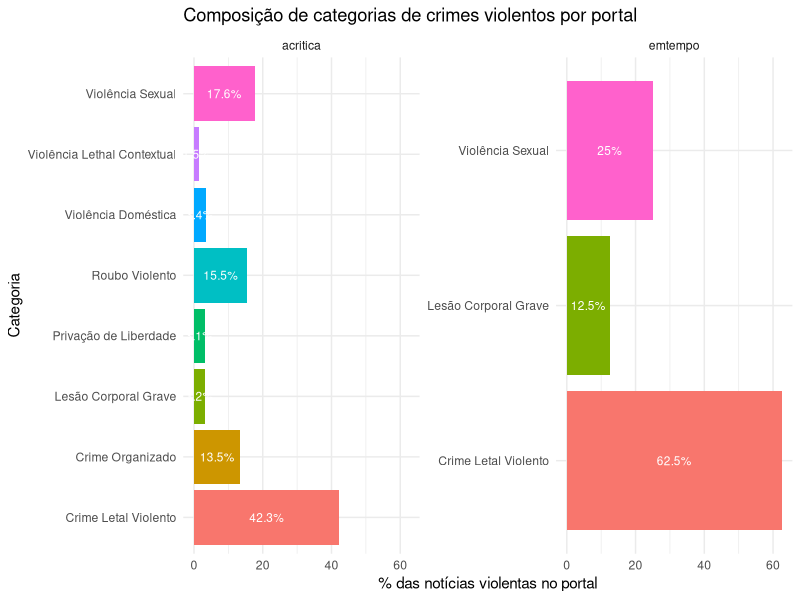
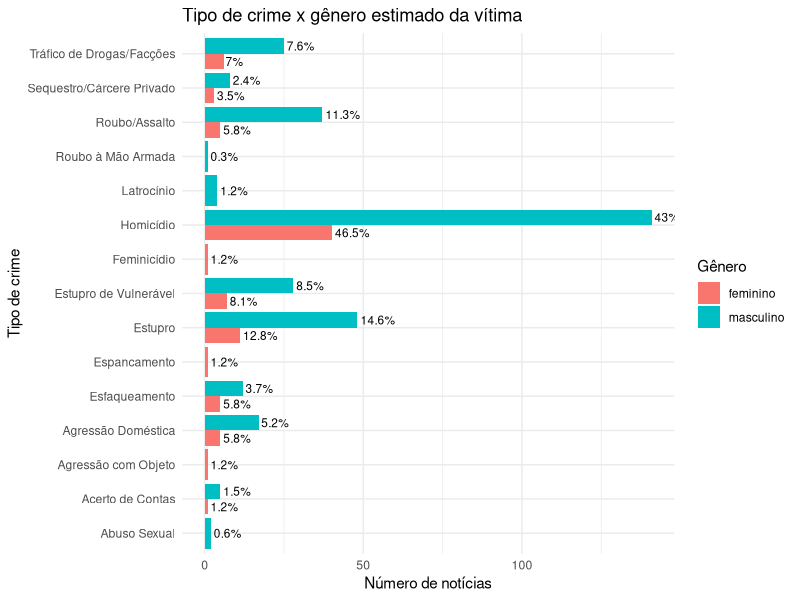
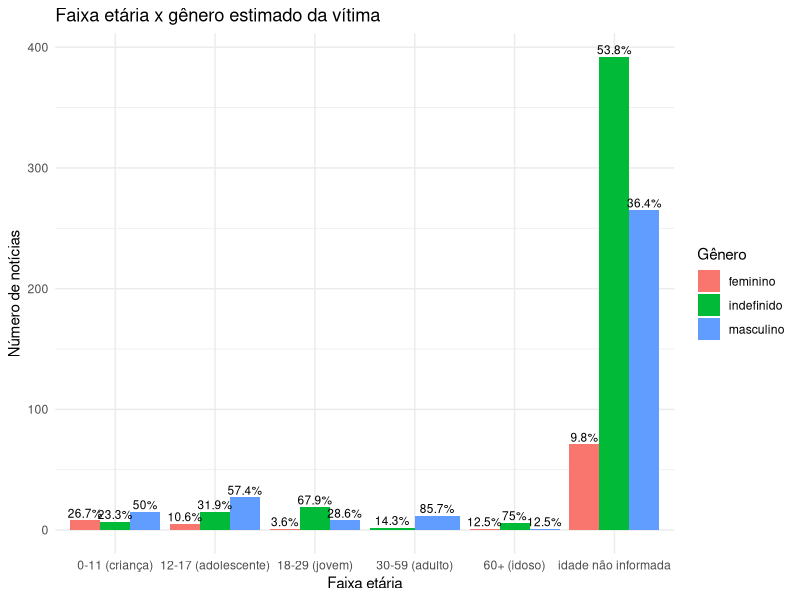
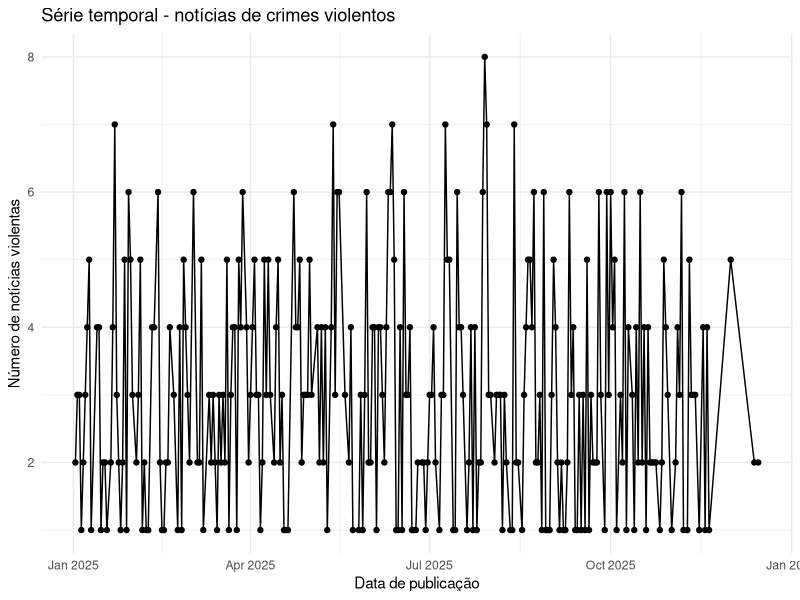
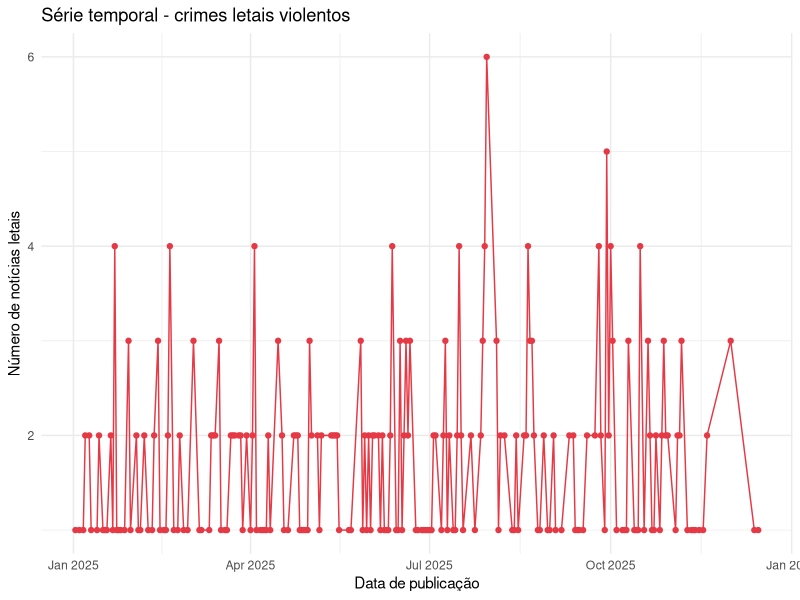
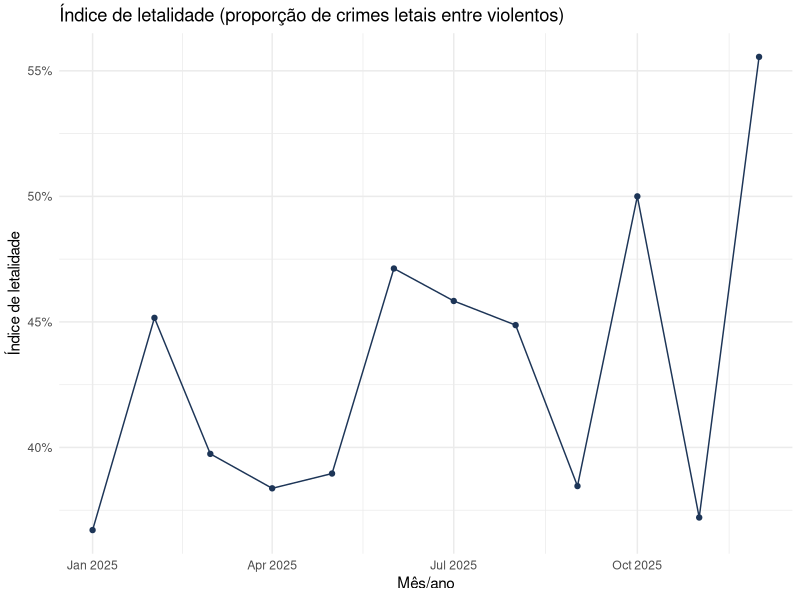

Write the R code that produced these figures, in order.
############################################################
# 04_analysis.R
# Geração de indicadores e saídas analíticas
# Análises focadas em crimes violentos na mídia (AM)
#
# Pré-requisito:
#   - data/processed/crimes_classificados.csv
#
# Saídas:
#   - outputs/04_resumo_geral.csv
#   - outputs/04_resumo_categoria.csv
#   - outputs/04_resumo_tipo_principal.csv
#   - outputs/04_resumo_portal_categoria.csv
#   - outputs/04_resumo_genero_tipo.csv
#   - outputs/04_resumo_faixa_genero.csv
#   - gráficos em outputs/04_*.png
############################################################

suppressPackageStartupMessages({
  library(dplyr)
  library(readr)
  library(lubridate)
  library(ggplot2)
  library(forcats)
})

dir.create("outputs", showWarnings = FALSE)

############################################################
# 1. Leitura da base classificada
############################################################

cat("Lendo data/processed/crimes_classificados.csv ...\n")

df <- read_csv("data/processed/crimes_classificados.csv",
               show_col_types = FALSE) %>%
  mutate(
    data_publicacao = as.Date(data_publicacao),
    mes_ano = floor_date(data_publicacao, "month")
  )

stopifnot("coluna crime_violento não encontrada" = "crime_violento" %in% names(df))

############################################################
# 2. Recorte: apenas crimes violentos
############################################################

viol <- df %>% filter(crime_violento == TRUE)

if (nrow(viol) == 0) {
  stop("Nenhum crime violento encontrado em crimes_classificados.csv")
}

cat("Total de notícias violentas:", nrow(viol), "\n")

viol <- viol %>%
  mutate(
    eh_letal = categoria == "Crime Letal Violento"
  )

############################################################
# 3. Resumo geral
############################################################

resumo_geral <- viol %>%
  summarise(
    n_noticias_violentas = n(),
    n_unico_portais = n_distinct(portal),
    data_min = min(data_publicacao, na.rm = TRUE),
    data_max = max(data_publicacao, na.rm = TRUE),
    prop_letal = mean(eh_letal, na.rm = TRUE),
    prop_feminicidio_dos_letais = ifelse(
      any(eh_letal),
      mean(tipo_principal == "Feminicídio" & eh_letal, na.rm = TRUE) /
        max(mean(eh_letal, na.rm = TRUE), 1e-9),
      NA_real_
    )
  )

write_csv(resumo_geral, "outputs/04_resumo_geral.csv")
cat("Resumo geral salvo em outputs/04_resumo_geral.csv\n")

############################################################
# 4. Resumos por categoria e tipo de crime
############################################################

resumo_categoria <- viol %>%
  count(categoria, sort = TRUE) %>%
  mutate(pct = round(100 * n / sum(n), 1))

write_csv(resumo_categoria, "outputs/04_resumo_categoria.csv")

resumo_tipo <- viol %>%
  count(tipo_principal, sort = TRUE) %>%
  mutate(pct = round(100 * n / sum(n), 1))

write_csv(resumo_tipo, "outputs/04_resumo_tipo_principal.csv")

cat("Resumos por categoria e tipo salvos em outputs/04_resumo_*.csv\n")

############################################################
# 5. Comparação entre portais (viés de cobertura)
############################################################

resumo_portal_cat <- viol %>%
  count(portal, categoria) %>%
  group_by(portal) %>%
  mutate(
    total_portal = sum(n),
    pct = round(100 * n / total_portal, 1)
  ) %>%
  ungroup()

write_csv(resumo_portal_cat, "outputs/04_resumo_portal_categoria.csv")
cat("Resumo portal x categoria salvo em outputs/04_resumo_portal_categoria.csv\n")

top_portais <- viol %>%
  count(portal, sort = TRUE) %>%
  slice_max(n, n = 6) %>%
  pull(portal)

p_portal_cat <- resumo_portal_cat %>%
  filter(portal %in% top_portais) %>%
  ggplot(aes(x = categoria, y = pct, fill = categoria)) +
  geom_col() +
  geom_text(aes(label = paste0(pct, "%")),
            position = position_stack(vjust = 0.5),
            size = 3,
            color = "white") +
  coord_flip() +
  facet_wrap(~ portal, scales = "free_y") +
  labs(
    title = "Composição de categorias de crimes violentos por portal",
    x = "Categoria",
    y = "% das notícias violentas no portal"
  ) +
  theme_minimal() +
  theme(legend.position = "none")

ggsave("outputs/04_portal_categoria.png",
       p_portal_cat, width = 10, height = 6, dpi = 300)

############################################################
# 6. Perfil aproximado das vítimas
############################################################

resumo_genero_tipo <- viol %>%
  count(genero_vitima, tipo_principal) %>%
  group_by(genero_vitima) %>%
  mutate(
    total_genero = sum(n),
    pct = round(100 * n / total_genero, 1)
  ) %>%
  ungroup()

write_csv(resumo_genero_tipo, "outputs/04_resumo_genero_tipo.csv")

p_genero_tipo <- resumo_genero_tipo %>%
  filter(!is.na(genero_vitima),
         genero_vitima %in% c("feminino", "masculino")) %>%
  ggplot(aes(x = tipo_principal, y = n, fill = genero_vitima)) +
  geom_col(position = "dodge") +
  geom_text(aes(label = paste0(pct, "%")),
            position = position_dodge(width = 0.9),
            hjust = -0.1,
            size = 3) +
  coord_flip() +
  labs(
    title = "Tipo de crime x gênero estimado da vítima",
    x = "Tipo de crime",
    y = "Número de notícias",
    fill = "Gênero"
  ) +
  theme_minimal()

ggsave("outputs/04_genero_tipo.png",
       p_genero_tipo, width = 10, height = 6, dpi = 300)

resumo_faixa_genero <- viol %>%
  filter(!is.na(faixa_etaria)) %>%
  count(faixa_etaria, genero_vitima) %>%
  group_by(faixa_etaria) %>%
  mutate(
    total_faixa = sum(n),
    pct = round(100 * n / total_faixa, 1)
  ) %>%
  ungroup()

write_csv(resumo_faixa_genero, "outputs/04_resumo_faixa_genero.csv")

p_faixa_genero <- resumo_faixa_genero %>%
  ggplot(aes(x = faixa_etaria, y = n, fill = genero_vitima)) +
  geom_col(position = "dodge") +
  geom_text(aes(label = paste0(pct, "%")),
            position = position_dodge(width = 0.9),
            vjust = -0.3,
            size = 3) +
  labs(
    title = "Faixa etária x gênero estimado da vítima",
    x = "Faixa etária",
    y = "Número de notícias",
    fill = "Gênero"
  ) +
  theme_minimal()

ggsave("outputs/04_faixa_genero.png",
       p_faixa_genero, width = 9, height = 5, dpi = 300)

############################################################
# 7. Dinâmica temporal focada nos violentos
############################################################

serie_viol <- viol %>%
  filter(!is.na(data_publicacao)) %>%
  count(data_publicacao)

p_serie_viol <- serie_viol %>%
  ggplot(aes(x = data_publicacao, y = n)) +
  geom_line() +
  geom_point() +
  labs(
    title = "Série temporal - notícias de crimes violentos",
    x = "Data de publicação",
    y = "Número de notícias violentas"
  ) +
  theme_minimal()

ggsave("outputs/04_serie_violentos.png",
       p_serie_viol, width = 9, height = 4, dpi = 300)

serie_letal <- viol %>%
  filter(!is.na(data_publicacao), eh_letal) %>%
  count(data_publicacao)

p_serie_letal <- serie_letal %>%
  ggplot(aes(x = data_publicacao, y = n)) +
  geom_line(color = "#E63946") +
  geom_point(color = "#E63946") +
  labs(
    title = "Série temporal - crimes letais violentos",
    x = "Data de publicação",
    y = "Número de notícias letais"
  ) +
  theme_minimal()

ggsave("outputs/04_serie_letais.png",
       p_serie_letal, width = 9, height = 4, dpi = 300)

indice_letal_mensal <- viol %>%
  group_by(mes_ano) %>%
  summarise(
    n_violentos = n(),
    n_letais = sum(eh_letal, na.rm = TRUE),
    indice_letal = n_letais / n_violentos,
    .groups = "drop"
  )

write_csv(indice_letal_mensal, "outputs/04_indice_letal_mensal.csv")

p_indice_letal <- indice_letal_mensal %>%
  ggplot(aes(x = mes_ano, y = indice_letal)) +
  geom_line(color = "#1D3557") +
  geom_point(color = "#1D3557") +
  scale_y_continuous(labels = scales::percent_format(accuracy = 1)) +
  labs(
    title = "Índice de letalidade (proporção de crimes letais entre violentos)",
    x = "Mês/ano",
    y = "Índice de letalidade"
  ) +
  theme_minimal()

ggsave("outputs/04_indice_letal_mensal.png",
       p_indice_letal, width = 9, height = 4, dpi = 300)

############################################################
# 8. Cruzamentos adicionais
############################################################

tipo_gravidade <- viol %>%
  count(tipo_principal, gravidade) %>%
  group_by(tipo_principal) %>%
  mutate(pct = round(100 * n / sum(n), 1)) %>%
  ungroup()

write_csv(tipo_gravidade, "outputs/04_tipo_gravidade.csv")

if ("genero_vitima" %in% names(viol)) {
  tipo_genero <- viol %>%
    count(tipo_principal, genero_vitima) %>%
    group_by(tipo_principal) %>%
    mutate(pct = round(100 * n / sum(n), 1)) %>%
    ungroup()
  write_csv(tipo_genero, "outputs/04_tipo_genero.csv")
}

if ("faixa_etaria" %in% names(viol)) {
  tipo_faixa <- viol %>%
    filter(!is.na(faixa_etaria), faixa_etaria != "idade não informada") %>%
    count(tipo_principal, faixa_etaria) %>%
    group_by(tipo_principal) %>%
    mutate(pct = round(100 * n / sum(n), 1)) %>%
    ungroup()
  write_csv(tipo_faixa, "outputs/04_tipo_faixa.csv")
}

portal_gravidade <- viol %>%
  count(portal, gravidade) %>%
  group_by(portal) %>%
  mutate(pct = round(100 * n / sum(n), 1)) %>%
  ungroup()

write_csv(portal_gravidade, "outputs/04_portal_gravidade.csv")

cat("Cruzamentos adicionais salvos em outputs/04_*.csv\n")

############################################################
# 9. Anomalias da classificação
############################################################

anomalias <- viol %>%
  filter(categoria == "Outros") %>%
  select(data_publicacao, portal, titulo, tipo_principal, categoria, gravidade)

write_csv(anomalias, "outputs/04_anomalias_classificacao.csv")

cat("Análise concluída.\n")
cat("Arquivos gerados em 'outputs/'.\n")
